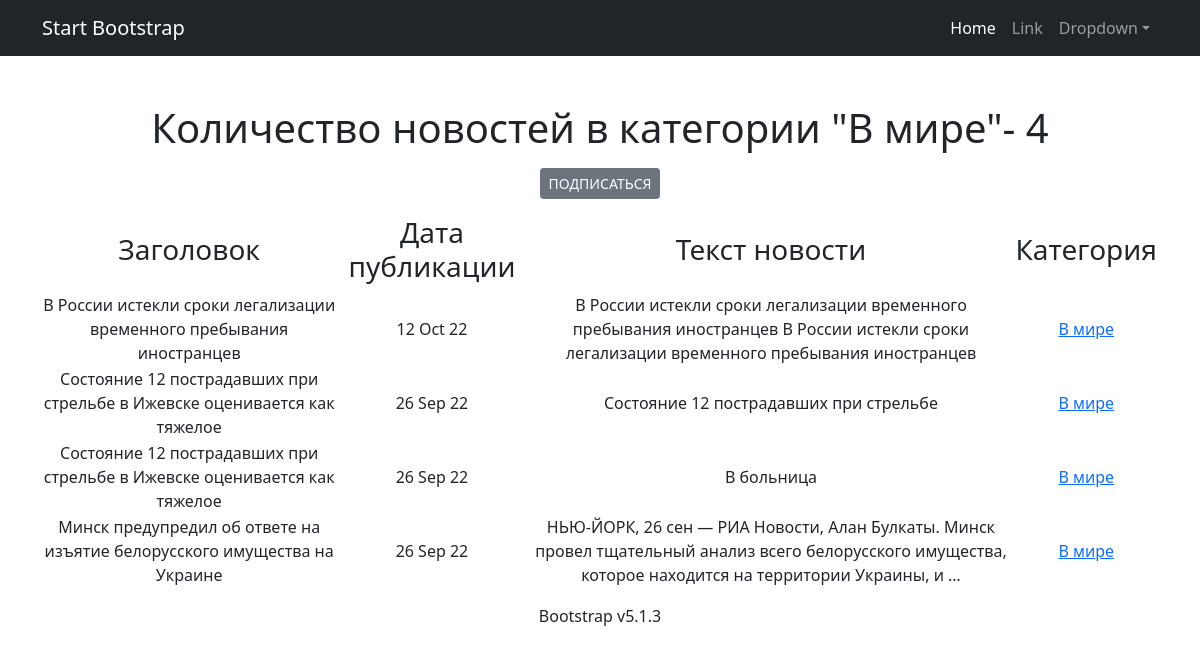
Page /news/categories/2 on the committed database.
### News_Portal/models.py (models this page shows, shortened)
class Category(models.Model):
    categoryName = models.CharField(max_length=82, unique=True)
    subscribers = models.ManyToManyField(User, related_name='categories')
    def __str__(self):
        return self.categoryName

class Post(models.Model):
    author = models.ForeignKey(Author, on_delete=models.CASCADE)
    Wahl = models.CharField(max_length=16, choices=AUFLISTUNG, default=Artikel)
    titel_name = models.CharField(max_length=212)
    text = models.TextField()
    ranking = models.FloatField(default=0.0)
    time_in = models.DateTimeField(auto_now_add=True)
    postCategory = models.ManyToManyField(Category, through='PostCategory')

### News_Portal/views.py (the view)
# urls.py: path('categories/<int:pk>', CategoryListView.as_view(), name='category_list'),
class CategoryListView(ListView):
    model = Post
    template_name = 'category_list.html'
    context_object_name = 'category_news_list'
    def get_queryset(self):
        self.postCategory = get_object_or_404(Category, id=self.kwargs['pk'])
        queryset = Post.objects.filter(postCategory=self.postCategory).order_by('-time_in')
        return queryset
    def get_context_data(self, **kwargs):
        context = super().get_context_data(**kwargs)
        context['is_not_subscriber'] = self.request.user not in self.postCategory.subscribers.all()
        context['postCategory'] = self.postCategory
        return context

### News_Portal/templatetags/custom_filter.py (called while the page is built)
@register.filter()
def censor(x):
    text_1 = ''
    if isinstance(x, str):
        for i in x.split():
            if i.lower() in WORDS:
                text_1 += i.replace(i, f'  {i[0]}{"*" * (len(i) - 1)}   ')
            else:
                text_1 += '   ' + i + '   '
        text_1 = ' '.join(text_1.split())
        return text_1

### Templates/category_list.html (shortened to what this page needs)
{% extends 'flatpages/default.html' %}
{% load custom_filter %}
{% load custom_tags %}
{% block cont %}
Количество новостей в категории "{{ postCategory }}"-
{{category_news_list|length}}
{% endblock cont%}
{% block content %}
{% if is_not_subscriber %}
<p class="text-center"><a href="{% url 'sub' postCategory.id %}" class="btn btn-secondary btn-sm">ПОДПИСАТЬСЯ</a></p>
{% endif %}
{% if category_news_list %}
<table>
    <tr>
        <td><h3>Заголовок</h3></td>
        <td><h3>Дата публикации</h3></td>
        <td><h3>Текст новости</h3></td>
        <td><h3>Категория</h3></td>
    </tr>
    {% for new in category_news_list %}
    <tr>
        <td>{{new.titel_name|censor}}</td>
        <td>{{new.time_in|date:'d M y'}}</td>
        <td>{{new.text|censor|truncatewords:21}}</td>
        {% for n in new.postCategory.all %}
        <td><a href="{% url 'category_list' n.id %}">{{n}}</a></td>
        {% endfor %}
    </tr>
    {% endfor %}
</table>
{% else %}
<h2>НОВОСТЕЙ НЕТ</h2>
{% endif %}
{% endblock content %}

### rows in the picture
Category: categoryName "В мире"
Post: titel_name|censor "В России истекли сроки легализации временного пребывания иностранцев", time_in "12 Oct 22", text|censor "В России истекли сроки легализации временного пребывания иностранцев В России истекли сроки легализации временного пребывания иностранцев"
Post: titel_name|censor "Состояние 12 пострадавших при стрельбе в Ижевске оценивается как тяжелое", time_in "26 Sep 22", text|censor "Состояние 12 пострадавших при стрельбе"
Post: titel_name|censor "Состояние 12 пострадавших при стрельбе в Ижевске оценивается как тяжелое", time_in "26 Sep 22", text|censor "В больница"
Post: titel_name|censor "Минск предупредил об ответе на изъятие белорусского имущества на Украине", time_in "26 Sep 22", text|censor "НЬЮ-ЙОРК, 26 сен — РИА Новости, Алан Булкаты. Минск провел тщательный анализ всего белорусского имущества, которое находится на территории Украины, и …"

### other values in the picture
{{ category_news_list|length }} "4"
